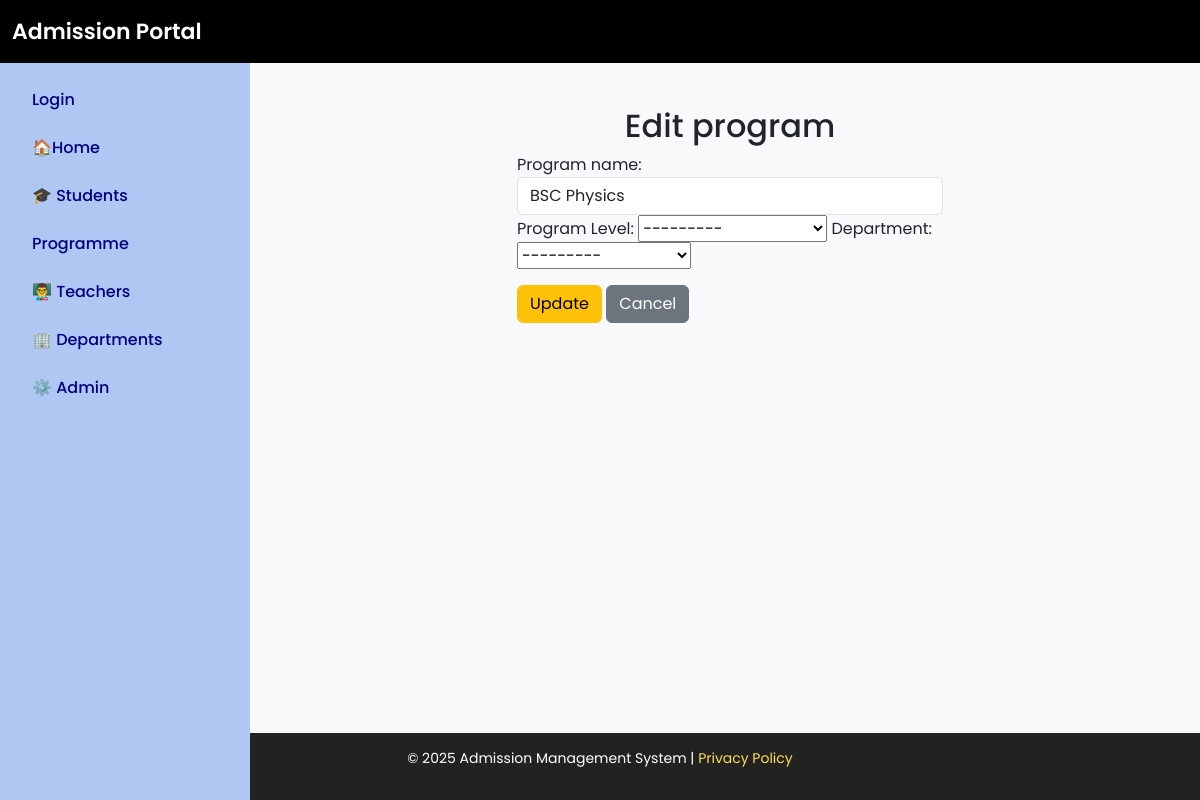
The page /edit_program/8 on the database as committed earlier.
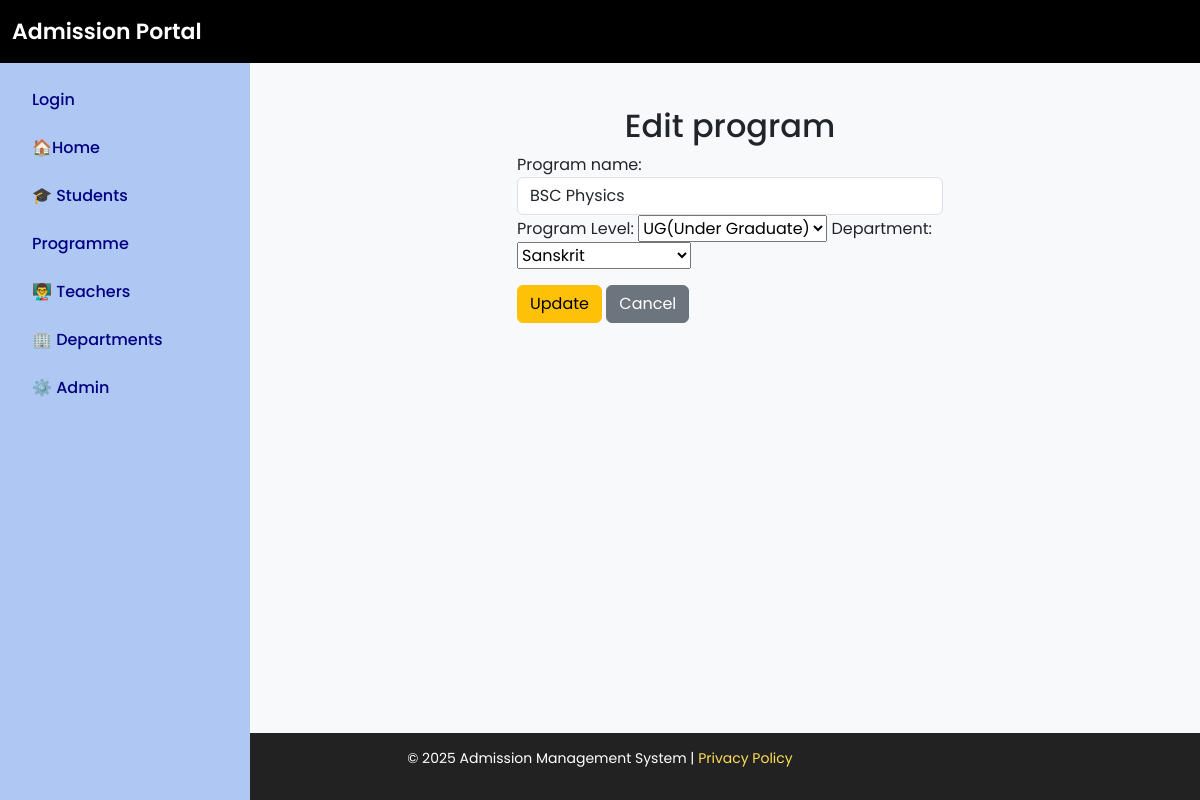
The same page on the database as committed later.
### admission/models.py (models this page shows, shortened)
class Program(models.Model):
    program_name = models.CharField(max_length=100, unique=True)
    department = models.ForeignKey(Department, on_delete=models.SET_NULL, blank=True, null=True)  # ForeignKey to Department
    program_level = models.ForeignKey(ProgramLevel, on_delete=models.SET_NULL, blank=True, null=True)  # ForeignKey to ProgramLevel

### admission/views.py (the view)
# urls.py: path('edit_program/<int:pk>',views.edit_program,name='edit_program'),
def edit_program(request, pk):
    program = get_object_or_404(Program, id=pk)
    if request.method == 'POST':
        form = ProgramForm(request.POST, instance=program)
        if form.is_valid():
            form.save()
            return redirect('manage_program')
    else:
        form =ProgramForm(instance=program)
    return render(request, 'edit_program.html', {'form': form,'program': program})

### admission/forms.py
class ProgramForm(forms.ModelForm):
    class Meta:
        model =Program
        fields = '__all__'
        program_level= forms.ModelChoiceField(queryset=ProgramLevel.objects.all(), required=False)
        department= forms.ModelChoiceField(queryset=Department.objects.all(), required=False)
        widgets = {
            'program_name': forms.TextInput(attrs={'class': 'form-control', 'placeholder': 'Enter program name'}),
        }

### admission/models.py (called while the page is built)
    def __str__(self):
        return self.dept_name

    def __str__(self):
        return self.level_name

### admission/templates/edit_program.html (shortened to what this page needs)
{% extends 'base.html' %}
{% block content %}
<div class="container mt-4">
    <h2 class="text-center">Edit program</h2>
    <div class="row justify-content-center">
        <div class="col-md-6">
            <form method="post">
                <div class="mb-3">
                    {{ form.program_name.label_tag }}
                    {{ form.program_name }}
                    <label for="id_program_level">Program Level:</label>
                    {{form.program_level}}
                    <label for="id_department">Department:</label>
                    {{form.department}}
                </div>
                <button type="submit" class="btn btn-warning">Update</button>
                <a href="{% url 'manage_program' %}" class="btn btn-secondary">Cancel</a>
            </form>
        </div>
    </div>
</div>
{% endblock %}

Rows that differ between the two databases and show on the page:
changed Program "BSC Physics": program_level "---------" → "UG(Under Graduate)"; department "---------" → "Sanskrit"
